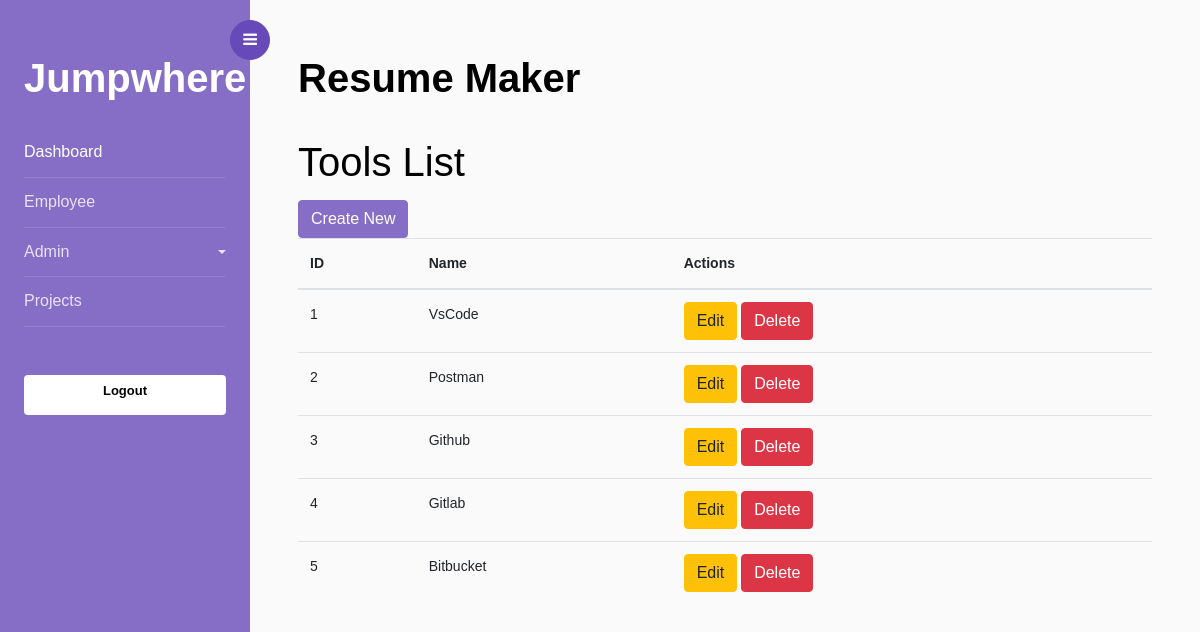
The page /tools-list on the database its author committed.
### resume/models.py (models this page shows, shortened)
class Tool(models.Model):
    name = models.CharField(max_length=100)
    flag = models.BooleanField(default=True)

### resume/views.py (the view)
# urls.py: path('tools-list', views.tools_list, name='tools_list'),
def tools_list(request):
    tools = Tool.objects.filter(flag=True)
    return render(request, 'tools_list.html', {'tools': tools})

### templates/tools_list.html (shortened to what this page needs)
{% extends 'home.html' %}
{% block content %}
  <h1>Tools List</h1>
  <div class="row">
    <div class="col-md-6">
      <a href="{% url 'create_tool' %}" class="btn btn-primary">Create New</a>
    </div>
  </div>
  <table class="table">
    <thead>
      <tr>
        <th>ID</th>
        <th>Name</th>
        <th>Actions</th>
      </tr>
    </thead>
    <tbody>
      {% for tool in tools %}
      <tr>
        <td>{{ tool.id }}</td>
        <td>{{ tool.name }}</td>
        <td>
          <a href="{% url 'edit_tool' tool.id %}" class="btn btn-warning">Edit</a>
          <form action="{% url 'delete_tool' tool.id %}" method="POST" class="d-inline">
            <button type="submit" class="btn btn-danger" onclick="return confirm('Are you sure?')">Delete</button>
          </form>
        </td>
      </tr>
      {% endfor %}
    </tbody>
  </table>
{% endblock %}

### rows shown on the page
Tool: id "1", name "VsCode"
Tool: id "2", name "Postman"
Tool: id "3", name "Github"
Tool: id "4", name "Gitlab"
Tool: id "5", name "Bitbucket"
